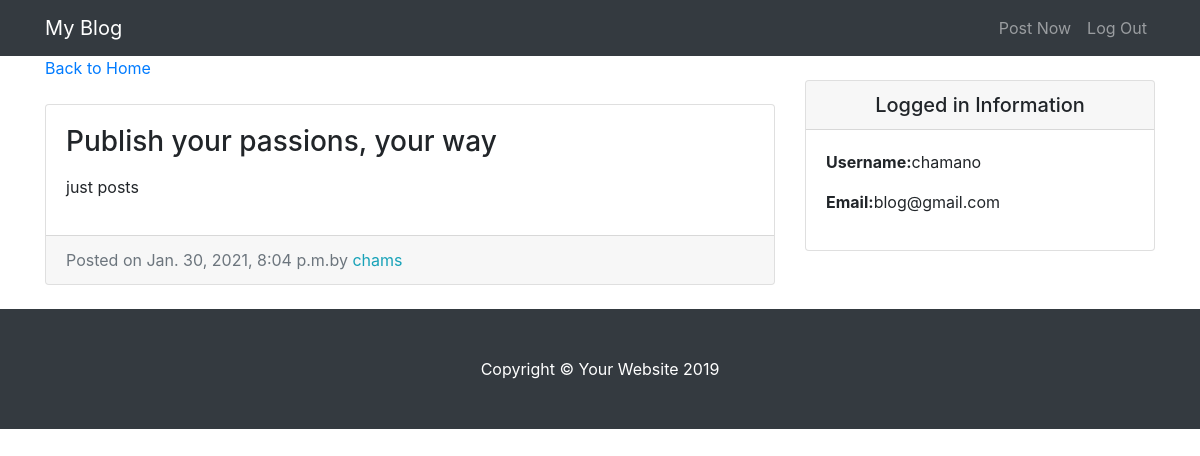
The app's page /entry/7/ (signed in) with its own data.
### Blogwebsite/models.py (models this page shows, shortened)
class Entry(models.Model):
    entry_title = models.CharField(max_length=50)
    entry_text = models.TextField()
    entry_date = models.DateTimeField(auto_now_add=True)
    entry_author = models.ForeignKey(User, on_delete=models.CASCADE)
    class Meta:
        verbose_name_plural = "entries"

### Blogwebsite/views.py (the view)
# urls.py: path('entry/<int:pk>/', EntryView.as_view(), name = 'entry-detail'),
class EntryView(LoginRequiredMixin, DetailView):
    model = Entry
    template_name = 'entries/entry_detail.html'

### Blogwebsite/templates/entries/entry_detail.html
{% extends 'entries/base.html' %}
{% block content %}
      <div class="col-md-8">
       <a href="{% url 'blog-home'%}">Back to Home</a>
        <div class="card mb-4 mt-4">
          <div class="card-body">
            <h3 class="card-title">{{ object.entry_title }}</h3>
            <p class="card-text">{{ object.entry_text|linebreaks }}</p>
          </div>
          <div class="card-footer text-muted">
            Posted on {{ object.entry_date }}by
            <span class= "text-info mr-2">{{ object.entry_author }}</span>
          </div>
        </div>
      </div>
{% endblock %}

### Blogwebsite/templates/entries/base.html (shortened to what this page needs)
{% load static %}
<!DOCTYPE html>
<html lang="en">
<head>
  <link href="{% static 'entries/vendor/bootstrap/css/bootstrap.min.css' %}" rel="stylesheet">
  <link href="{% static 'entries/css/blog-home.css' %}" rel="stylesheet">
</head>
<body>
  <nav class="navbar navbar-expand-lg navbar-dark bg-dark fixed-top">
    <div class="container">
      <a class="navbar-brand" href="{% url 'blog-home' %}">My Blog</a>
      <div class="collapse navbar-collapse" id="navbarResponsive">
        <ul class="navbar-nav ml-auto">
          <li class="nav-item">
            <a class="nav-link" href="{% url 'create_entry' %}">Post Now</a>
          </li>
          <li class="nav-item">
            <a class="nav-link" href="{% url 'logout' %}">Log Out</a>
          </li>
        </ul>
      </div>
    </div>
  </nav>
  <div class="container">
    <div class="row">
      {% block content %}
      {% endblock %}
    <div class="col-md-4">
       <div class="card my-4">
          <h5 class="card-header text-center">Logged in Information</h5>
          <div class="card-body">
            <ul class="list-unstyled mb-0">
                <li>
                    <p> <strong>Username:</strong>{{user.username}} </p>
                </li>
                <li>
                    <p> <strong>Email:</strong>{{user.email}} </p>
                </li>
            </ul>
          </div>
        </div>
      </div>
    </div>
  </div>
  <footer class="py-5 bg-dark">
    <div class="container">
      <p class="m-0 text-center text-white">Copyright &copy; Your Website 2019</p>
    </div>
  </footer>
</body>
</html>

### Blogwebsite/static/entries/css/blog-home.css (style rules this page uses)
body { padding-top: 56px; }

### records on screen
Entry: entry_title "Publish your passions, your way", entry_text "just posts", entry_date "Jan. 30, 2021, 8:04 p.m.", entry_author "chams"

### other values on screen
{{ user.username }} "chamano"
{{ user.email }} "blog@gmail.com"
